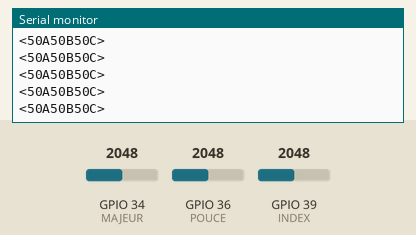
The program below on a simulated ESP32. Shown: the last lines printed to the serial monitor. Inputs (shaded band) come from the test bench; at power-on: GPIO 34 (MAJEUR) = 2048, GPIO 36 (POUCE) = 2048, GPIO 39 (INDEX) = 2048. WiFi joins after 1.5 s; servers stay silent unless stated; no MQTT or app messages arrive unless stated.

Above: at 3.7 s.
3.8 s: GPIO 34 (MAJEUR) set to 2866
At 4.04 s:
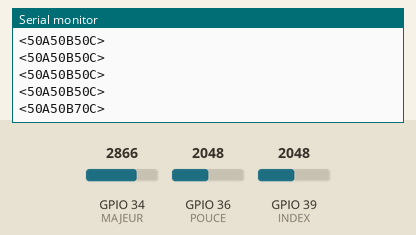
5.3 s: GPIO 36 (POUCE) set to 2866
At 5.4 s:
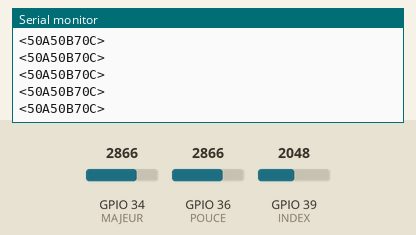
6.8 s: GPIO 39 (INDEX) set to 2866
At 6.91 s:
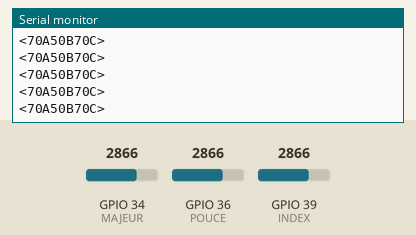
8.3 s: GPIO 34 (MAJEUR) set to 3603
At 8.42 s:
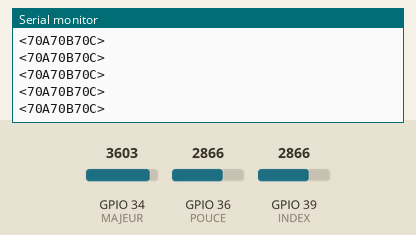
9.8 s: GPIO 36 (POUCE) set to 3603
At 9.93 s:
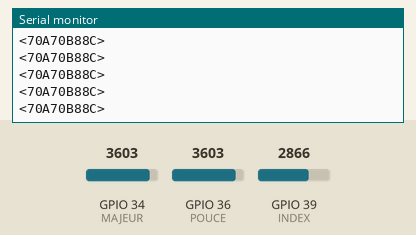
11.3 s: GPIO 39 (INDEX) set to 3603
At 11.44 s:
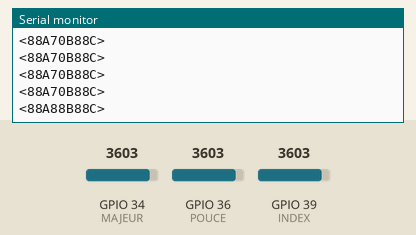
Timing chart, 0 to 13.8 s (numbered marks = the images above; inputs shaded):
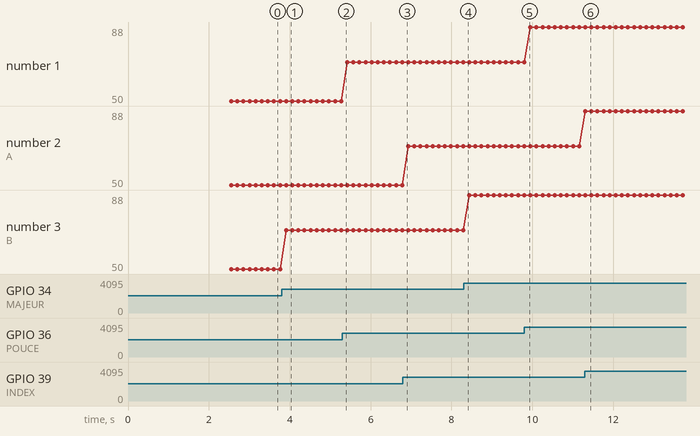

Measured:
- after the input at 3.8 s, the serial monitor: prints a new line after 0.11 s (image 1)
- after the input at 11.3 s, the serial monitor: prints a new line at once (image 6)
- plotted number 3: 50 → 70 after the input at 3.8 s, 70 → 88 after the input at 8.3 s

The program:

main.cpp
```cpp
#include <Arduino.h>
#include "WiFi.h"
#include "PubSubClient.h" // Connect and publish to the MQTT broker

// Pins
#define POUCE 36
#define INDEX 39
#define MAJEUR 34
#define BOUTON 35


// Communication:
String serialData; // String qui est envoyé en Serial au pi4 pour êytre lut et transmit au OpenCR
/// Structure qui contient toute les information de la main
struct Hand
{
    static const uint8_t DOIGTS = 3;            // Nombre de doigt sur le gant

    int pin[DOIGTS] = {POUCE, INDEX, MAJEUR};
    uint16_t fingers[DOIGTS] = {0, 0, 0};       // Order for the right hand: {POUCE INDEX MAJEUR}
    float max[DOIGTS] = {4096, 4096, 4096};     // Valeur maximum des resistances
    float min[DOIGTS] = {0, 0, 0};              // Valeur minimum des resistances

    int etape = 0;                              // État de la calibration
} hand = {};


// Wifi
// Il est important de noter que le wifi est utilisé en connection en point d'accès avec un ordinateur portable ou un cellulaire
const char* ssid = "ludo";                          // Nom du réseau personnelle
const char* wifi_password = "puissance";            // Mot de passe du réseau

// MQTT
// mosquitto est le mqtt broker utiliser du au fait qu'il est gratuit et open-source
const char* mqtt_server = "192.168.137.254";  // IP of the MQTT broker
const char* resistance_topic = "Eq7_PuissanceGant_S4/gant/commandes";
const char* calibration_topic = "Eq7_PuissanceGant_S4/gant/calibration";
const char* mqtt_username = "puissance"; // MQTT username
const char* mqtt_password = "puissance"; // MQTT password
const char* clientID = "gant"; // MQTT client ID

// Initialise the WiFi and MQTT Client objects
WiFiClient wifiClient;
// 1883 is the listener port for the Broker
PubSubClient client(mqtt_server, 1883, wifiClient);

/*-------------------------------------------------- setup functions --------------------------------------------------*/
// Mode des pin pour la lecture des données
void setupFlexSensors()
{
    pinMode(POUCE, INPUT);
    pinMode(INDEX, INPUT);
    pinMode(MAJEUR, INPUT);
    // pinMode(BOUTON, INPUT);
}

// Connexion au Wifi
void connect_WIFI(){
    Serial.print("Connection à ");
    Serial.println(ssid);

    // Connect to the WiFi
    WiFi.begin(ssid, wifi_password);

    // Wait until the connection has been confirmed before continuing
    while (WiFi.status() != WL_CONNECTED) {
        delay(500);
        Serial.print(".");
    }

    Serial.println(".");
    Serial.println("Connecter au Wifi");
}

// Connexion au au serveur MQTT
void connect_MQTT(){
    Serial.println("Connecter au Wifi");
    Serial.print("Adresse IP: ");
    Serial.println(WiFi.localIP());

    if (client.connect(clientID, mqtt_username, mqtt_password)) {
     Serial.println("Connecter au serveur MQTT!");
    }
    else {
        Serial.println("Connection to MQTT Broker failed...");
    }
}


/*-------------------------------------------------- loop functions --------------------------------------------------*/
// Prend la valeur des résistances
void flexSensorsData()
{
    for (int finger = 0; finger < hand.DOIGTS; finger++)
    {
        int val = analogRead(hand.pin[finger]);
        if  (val >= hand.max[finger])
        {
            hand.fingers[finger] = 100;
        }
        else if (val <= hand.min[finger])
        {
            hand.fingers[finger] = 0;
        }

        else if ( hand.min[finger] <  val < hand.max[finger])
        {
            hand.fingers[finger] = round((val - hand.min[finger]) / (hand.max[finger] - hand.min[finger]) * 100) ;
        }
    }
}

// Cette fonction correspond au processus de calibration du gant. Elle est activé lorsque le bouton est appuyé.
/*
void calibration()
{
    delay(500);

    Serial.println("Etape 1");

    if (client.publish(calibration_topic, String(hand.etape).c_str())) {
        // Serial.println(String(hand.etape));
    }

    else {
        //Serial.println("Resistance failed to send. Reconnecting to MQTT Broker and trying again");
        client.connect(clientID, mqtt_username, mqtt_password);
        delay(10); // This delay ensures that client.publish doesn't clash with the client.connect call
        client.publish(calibration_topic, String(hand.etape).c_str());
    }

    while(hand.etape == 1)
    {
        if (digitalRead(BOUTON) == 1)
        {
            for (int finger = 0; finger < hand.DOIGTS; finger++)
            {
                hand.min[finger] = analogRead(hand.pin[finger]);
            }
            hand.etape = 2;
        }
    }

    if (client.publish(calibration_topic, String(hand.etape).c_str())) {
        // Serial.println(String(hand.etape));
    }

    else {
        //Serial.println("Resistance failed to send. Reconnecting to MQTT Broker and trying again");
        client.connect(clientID, mqtt_username, mqtt_password);
        delay(10); // This delay ensures that client.publish doesn't clash with the client.connect call
        client.publish(calibration_topic, String(hand.etape).c_str());
    }

    delay(500);
    hand.etape = 2;
    Serial.println("Etape 2");

    while(hand.etape == 2)
    {
        if (digitalRead(BOUTON) == 1)
        {
            for (int finger = 1; finger < hand.DOIGTS; finger++)
            {
                hand.max[finger] = analogRead(hand.pin[finger]);
            }
            hand.etape = 3;
        }
    }

    if (client.publish(calibration_topic, String(hand.etape).c_str())) {
        // Serial.println(String(hand.etape));
    }

    else {
        //Serial.println("Resistance failed to send. Reconnecting to MQTT Broker and trying again");
        client.connect(clientID, mqtt_username, mqtt_password);
        delay(10); // This delay ensures that client.publish doesn't clash with the client.connect call
        client.publish(calibration_topic, String(hand.etape).c_str());
    }

    delay(500);
    hand.etape = 3;
    Serial.println("Etape 3");

    while(hand.etape == 3)
    {
        if (digitalRead(BOUTON) == 1)
        {
            hand.max[0] = analogRead(hand.pin[0]);
            hand.etape = 0;
        }
    }

    delay(500);

    if (client.publish(calibration_topic, String(hand.etape).c_str())) {
        // Serial.println(String(hand.etape));
    }

    else {
        Serial.println("Resistance failed to send. Reconnecting to MQTT Broker and trying again");
        client.connect(clientID, mqtt_username, mqtt_password);
        delay(10); // This delay ensures that client.publish doesn't clash with the client.connect call
        client.publish(calibration_topic, String(hand.etape).c_str());
    }
}
*/


/**
 * Formats pour la communication Seriel envoyé en String:
 * pouceAindexBmajeurC
 */
void stringToSend()
{
    serialData += "<";
    for (int finger = 0; finger < hand.DOIGTS; finger++)
    {
        serialData += String(hand.fingers[finger]);

        switch (hand.pin[finger])
        {
        case POUCE:
            serialData += String("A");
            break;

        case INDEX:
            serialData += String("B");
            break;

        case MAJEUR:
            serialData += String("C");
            break;

        default:
            break;
        }
    }
    serialData += ">";
}

/*-------------------------------------------------- main functions --------------------------------------------------*/

void setup()
{
    // Communication setup:
    Serial.begin(115200);
    delay(1000);

    // Setup pour les resistance et le bouton (si nécessaire)
    setupFlexSensors();

    // Connection
    connect_WIFI();
    connect_MQTT();

    // Initialisation de l'état de la calibration
    // 0 == n'est pas en calibration
    // 1 == valeur minimum pour le pouce, l'index et le groupe de doigts
    // 2 == valeur maximum pour l'index et le groupe de doigts
    // 3 == valeur maximum pour le pouce
    /*
    if (client.publish(calibration_topic, String("-1").c_str())) {
        //Serial.println("Reset sent!");
    }
    else {
        //Serial.println("Reset failed to send. Reconnecting to MQTT Broker and trying again");
        client.connect(clientID, mqtt_username, mqtt_password);
        delay(10); // This delay ensures that client.publish doesn't clash with the client.connect call
        client.publish(calibration_topic, String("-1").c_str());
    }
    */
}

void loop()
{
    serialData = "";

    // Prend
    flexSensorsData();

    // Send data:
    stringToSend();
    Serial.println(String(serialData));


    // Cette partie de code permet d'avoir une calibration du gant à l'appuie d'un bouton
    /*
    if (digitalRead(BOUTON) == 1)
    {
        hand.etape = 1;
        if (client.publish(calibration_topic, String(hand.etape).c_str())) {
            // Serial.println(String(hand.etape));
        }

        else {
            //Serial.println("Resistance failed to send. Reconnecting to MQTT Broker and trying again");
            client.connect(clientID, mqtt_username, mqtt_password);
            delay(10); // This delay ensures that client.publish doesn't clash with the client.connect call
            client.publish(calibration_topic, String(hand.etape).c_str());
        }
        calibration();

        Serial.println(String(hand.min[0]) + ", " + String(hand.min[1]) + ", " + String(hand.min[2]));
        Serial.println(String(hand.max[0]) + ", " + String(hand.max[1]) + ", " + String(hand.max[2]));
    }
    */

    // resistance_topic
    if (client.publish(resistance_topic, String(serialData).c_str())) {
        // Serial.println("resistance sent!");
    }

    else {
        //Serial.println("Resistance failed to send. Reconnecting to MQTT Broker and trying again");
        client.connect(clientID, mqtt_username, mqtt_password);
        delay(10); // This delay ensures that client.publish doesn't clash with the client.connect call
        client.publish(resistance_topic, String(serialData).c_str());
    }


    delay(150);
}
```
